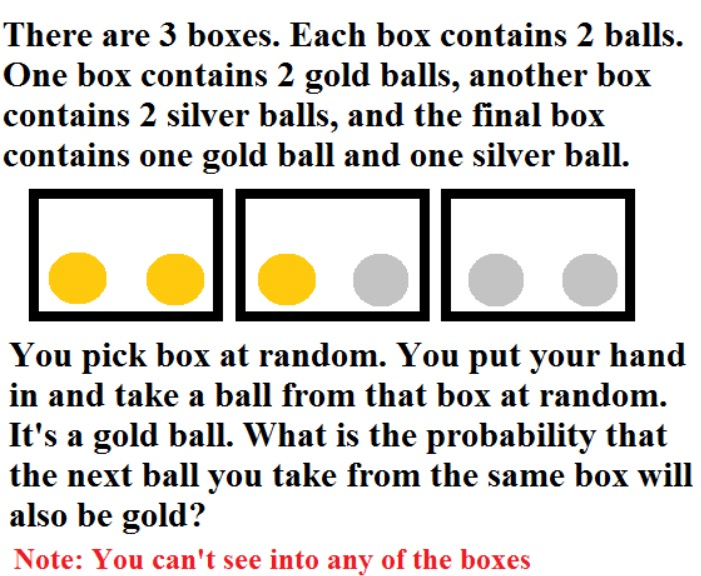
#> input picture Bertrand_Box_Paradox.jpg, 701 x 576 px
$ python plotting.py
#> lines starting #> are read from the running program, lines starting #| are printed output that depends on the picture
### bertrand_box_paradox/probability.py
from __future__ import annotations

from collections import Counter

import pandas as pd

from .simulation import bertrand_box_paradox


def probability_dataframe(iterations: int) -> pd.DataFrame:
    """Build the probability table used by the plotting dashboard."""
#> called with iterations = 10
    if iterations < 1:
        raise ValueError("iterations must be at least 1")

    rows: list[dict[str, float]] = []

    for k in range(1, iterations + 1):
        first_coins, second_coins, box1_count, box2_count, box3_count = bertrand_box_paradox(k)
        first_coin_counts = Counter(first_coins)
        second_coin_counts = Counter(second_coins)

        total_first_gold = first_coin_counts.get("Gold", 0)
        total_first_silver = first_coin_counts.get("Silver", 0)

        same_gold = sum(1 for first, second in zip(first_coins, second_coins) if first == "Gold" and second == "Gold")
        same_silver = sum(1 for first, second in zip(first_coins, second_coins) if first == "Silver" and second == "Silver")

        if total_first_gold == 0:
            gold_probability = 0.0
        else:
            gold_probability = same_gold / total_first_gold

        if total_first_silver == 0:
            silver_probability = 0.0
        else:
            silver_probability = same_silver / total_first_silver

        rows.append(
            {
                "Box 1": box1_count / k,
                "Box 2": box2_count / k,
                "Box 3": box3_count / k,
                "First Coin: Gold": first_coin_counts.get("Gold", 0) / k,
                "First Coin: Silver": first_coin_counts.get("Silver", 0) / k,
                "Second Coin: Gold": second_coin_counts.get("Gold", 0) / k,
                "Second Coin: Silver": second_coin_counts.get("Silver", 0) / k,
                "Gold": gold_probability,
                "Silver": silver_probability,
            }
        )

    return pd.DataFrame(rows)

### bertrand_box_paradox/simulation.py
from __future__ import annotations

import random

BOX_NAMES = ("Box1", "Box2", "Box3")
BOX_CONTENTS = {
    "Box1": ("Gold", "Gold"),
    "Box2": ("Gold", "Silver"),
    "Box3": ("Silver", "Silver"),
}


def simulate_trial() -> dict[str, str]:
    """Return a single random trial result for the Bertrand box paradox."""
    box_name = random.choice(BOX_NAMES)
    coins = BOX_CONTENTS[box_name]
    first_index = random.choice((0, 1))
    first_coin = coins[first_index]
    second_coin = coins[1 - first_index]
    return {"box": box_name, "first_coin": first_coin, "second_coin": second_coin}


def simulate_trials(iterations: int) -> dict[str, object]:
    """Run a set of trials and return aggregated results."""
    if iterations < 1:
        raise ValueError("iterations must be at least 1")

    box_counts = {box_name: 0 for box_name in BOX_NAMES}
    first_coins: list[str] = []
    second_coins: list[str] = []

    for _ in range(iterations):
        trial = simulate_trial()
        box_name = trial["box"]
        box_counts[box_name] += 1
        first_coins.append(trial["first_coin"])
        second_coins.append(trial["second_coin"])

    return {
        "first_coins": first_coins,
        "second_coins": second_coins,
        "box_counts": box_counts,
    }


def bertrand_box_paradox(iterations: int) -> list[object]:
    """Compatibility wrapper preserving the original return structure."""
    data = simulate_trials(iterations)
    box_counts = data["box_counts"]
    return [
        data["first_coins"],
        data["second_coins"],
        box_counts["Box1"],
        box_counts["Box2"],
        box_counts["Box3"],
    ]


Bertrand_Box_Paradox = bertrand_box_paradox

### bertrand_box_paradox/plotting.py
from __future__ import annotations

from pathlib import Path

import matplotlib.image as mpimg
import matplotlib.pyplot as plt
from matplotlib.offsetbox import AnnotationBbox, OffsetImage
from matplotlib.widgets import TextBox

from .probability import probability_dataframe


def _render_dashboard(ax, df, row_index: int) -> None:
    ax.clear()
    row = df.iloc[row_index]
    bars = row[["Box 1", "Box 2", "Box 3"]]
    bars.plot(ax=ax, kind="bar", rot=0)
    ax.set_title("Box distribution")
    ax.set_ylabel("Proportion")


def _render_coin_history(ax, df, row_index: int, column_prefix: str) -> None:
    ax.clear()
    row = df.iloc[row_index]
    series = row[[f"{column_prefix}: Gold", f"{column_prefix}: Silver"]]
    series.plot(ax=ax, kind="bar", rot=0)
    ax.set_title(f"{column_prefix} coin distribution")
    ax.set_ylabel("Proportion")


def _render_conditionals(ax, df, row_index: int) -> None:
    ax.clear()
    ax.plot(df.index[: row_index + 1], df["Gold"].iloc[: row_index + 1], label="Gold")
    ax.plot(df.index[: row_index + 1], df["Silver"].iloc[: row_index + 1], label="Silver")
    ax.set_title("Probability the second coin matches the first")
    ax.set_xlabel("Iteration")
    ax.set_ylabel("Probability")
    ax.legend()


def _render_image_panel(ax) -> None:
    image_path = Path(__file__).resolve().parent.parent / "Bertrand_Box_Paradox.jpg"
    ax.set_xticks([])
    ax.set_yticks([])
    if image_path.exists():
        arr = mpimg.imread(image_path)
#> arr is the input picture: shape (576, 701, 3); mean R, G, B 214.6, 212.3, 208.7
        imagebox = OffsetImage(arr, zoom=0.3)
        ax.add_artist(AnnotationBbox(imagebox, (0.5, 0.5)))
    ax.set_title("Bertrand's Box")
    ax.axis("off")


def build_plot(iterations: int = 10) -> tuple[plt.Figure, list[plt.Axes]]:
    df = probability_dataframe(iterations)
    fig, axes = plt.subplots(2, 3, figsize=(14, 8))

    _render_image_panel(axes[0, 0])
    _render_coin_history(axes[0, 1], df, iterations - 1, "First Coin")
    _render_coin_history(axes[1, 1], df, iterations - 1, "Second Coin")
    _render_dashboard(axes[1, 0], df, iterations - 1)
    _render_conditionals(axes[0, 2], df, iterations - 1)
    _render_conditionals(axes[1, 2], df, iterations - 1)

    return fig, axes


def main() -> None:
    initial_df = probability_dataframe(10)
    fig, axes = plt.subplots(2, 3, figsize=(14, 8))

    _render_image_panel(axes[0, 0])
    _render_coin_history(axes[0, 1], initial_df, initial_df.index[-1], "First Coin")
    _render_coin_history(axes[1, 1], initial_df, initial_df.index[-1], "Second Coin")
    _render_dashboard(axes[1, 0], initial_df, initial_df.index[-1])
    _render_conditionals(axes[0, 2], initial_df, initial_df.index[-1])
    _render_conditionals(axes[1, 2], initial_df, initial_df.index[-1])

    def submit(iterations_text: str) -> None:
        try:
            iterations = max(1, min(1000, int(iterations_text)))
        except ValueError:
            return

        updated_df = probability_dataframe(iterations)
        last_index = updated_df.index[-1]

        for ax in axes.flat:
            ax.clear()

        _render_image_panel(axes[0, 0])
        _render_coin_history(axes[0, 1], updated_df, last_index, "First Coin")
        _render_coin_history(axes[1, 1], updated_df, last_index, "Second Coin")
        _render_dashboard(axes[1, 0], updated_df, last_index)
        _render_conditionals(axes[0, 2], updated_df, last_index)
        _render_conditionals(axes[1, 2], updated_df, last_index)

        fig.canvas.draw_idle()

    axbox = plt.axes([0.5, 0.001, 0.10, 0.065])
    text_box = TextBox(axbox, "Iterations (1 to 1000)", initial="10", label_pad=0.25)
    text_box.on_submit(submit)

    plt.show()
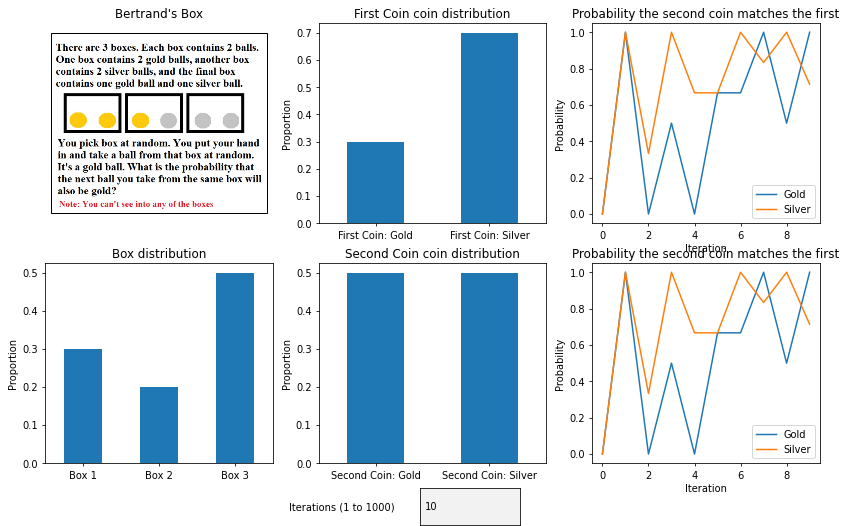
#> figure drawn by matplotlib, 6 panels; panel 2: curve peaks at x = 1, y = 1; panel 2: curve peaks at x = 1, y = 1; panel 3: tallest bar 0.5 high, from x = 1.75 to 2.25; panel 5: curve peaks at x = 1, y = 1


if __name__ == "__main__":
    main()
